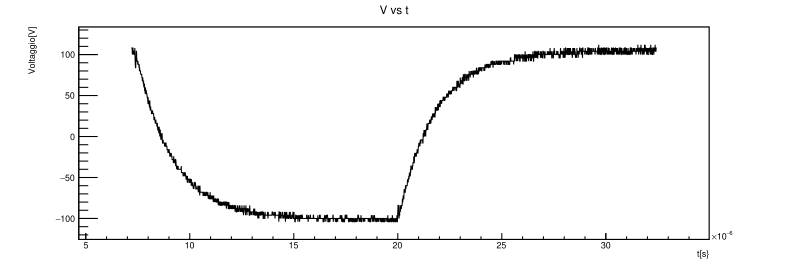

This chart was generated by the following Python code:
import ROOT
from array import array
import numpy as np
import pandas as pd

df = pd.read_excel("Carica_scarica2.xlsx", sheet_name="1_PROVA") #legge il file excel
df = df.dropna(subset=["t", "V"]) #controlla solo le colonne V e I. Se una di queste contiene un valore mancante, elimina quella riga


t = array('d', df["t"].to_numpy(dtype=float))
V = array('d', df["V"].to_numpy(dtype=float)) #df è il dataframe, "V" è il nome della colonna da leggere 


et = array('d', [0.0]*len(V))
eV = array('d', [0.0]*len(t))



c = ROOT.TCanvas("c", "V vs t", 1700, 600)

g=ROOT.TGraphErrors(len(V), t, V, et, eV)

g.SetTitle("V vs t;t[s}; Voltaggio[V]") 
g.SetMarkerStyle(21) 
g.SetMarkerColor(ROOT.kBlack) 
g.SetMarkerSize(0.3)
g.SetLineWidth(1) 

g.Draw("AL")




c.Modified() 
c.Update()
c.Draw()

c.SaveAs("dati1.pdf") 
input("Premi Invio per chiudere...") 
